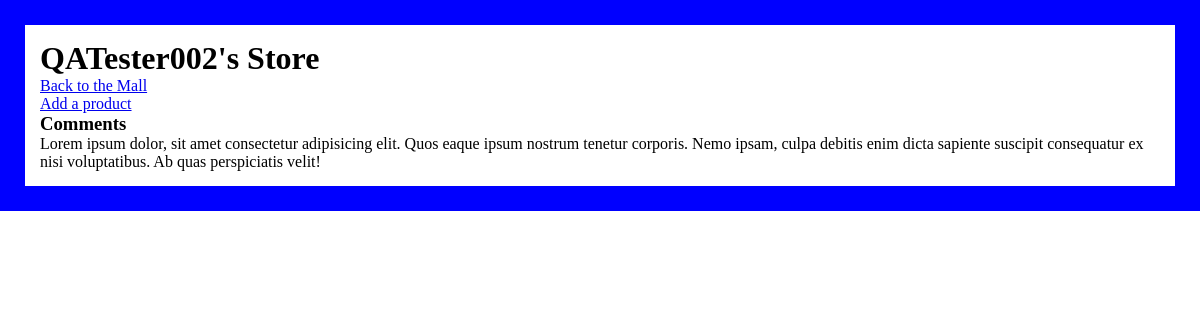
The page /CrafterMall/2/Store_Front (signed in) on the database as committed earlier.
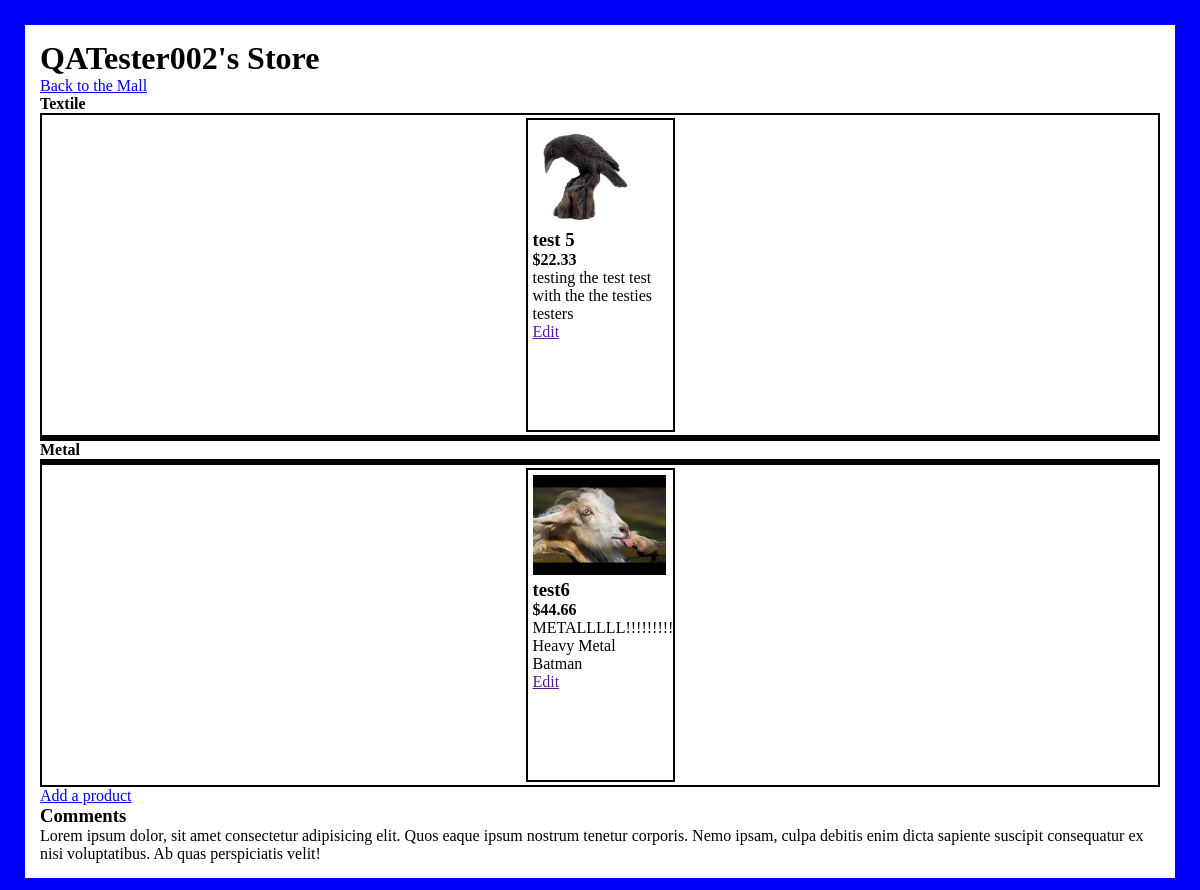
The same page on the database as committed later.
### CrafterMall/models.py (models this page shows, shortened)
class Craft(models.Model):
    item_title = models.CharField(max_length=45)
    craft_type = models.CharField(max_length=45)
    description = models.TextField()
    craft_image = models.ImageField(null=True, blank=True, upload_to='img/')
    price = models.DecimalField(max_digits=4, decimal_places=2)
    seller = models.ForeignKey(Users, related_name="crafter", on_delete = models.CASCADE)
    in_stock_num = models.IntegerField(default=0)
    on_order = models.BooleanField(default=False)
    created_at = models.DateTimeField(auto_now_add=True)
    updated_at = models.DateTimeField(auto_now=True)

### CrafterMall/views.py (the view)
# urls.py: path('CrafterMall/<int:val>/Store_Front', views.store_front, name='store_front'),
def store_front(request, val):
    clerk = Users.objects.get(id=val)
    context = {
        'shop_stall': Users.objects.get(id=val),
        'logged_user': request.session['userid'],
        'stock_db': Craft.objects.filter(seller=Users.objects.get(id=val))
    }
    if(clerk.has_store == False):
        return render(request, 'open_store.html', context)
    else:
        return render(request, 'store_front.html', context)

### CrafterMall/templates/store_front.html (shortened to what this page needs)
<!DOCTYPE html>
<html lang="en">
<head>
    {% load static %}
    <link rel="stylesheet" href="{% static 'css/styles_store_front.css' %}">
</head>
<body>
    <div class="wrapper">
        <header>
            <h1>{{shop_stall.store_name}}</h1>
            <a href="/">Back to the Mall</a>
        </header>
        <div class="product_type">
            {% for type in stock_db%}
            <h4>{{type.craft_type}}</h4>
                {% for craft in stock_db %}
                    <div class="product_display">
                        {%if type.craft_type == craft.craft_type%}
                            <div class="product">
                                <div class="craftImg">
                                    <img src="{{MEDIA_URL}}{{craft.craft_image}}" alt="Broken image">
                                </div>
                                <div class="title_price">
                                    <h3>{{craft.item_title}}</h3>
                                    <h4>${{craft.price}}</h4>
                                </div>
                                <div class="desc_block">
                                    <p>{{craft.description}}</p>
                                </div>
                                {%if logged_user == shop_stall.id %}
                                    <a href="">Edit</a>
                                {% endif %}
                            </div>
                        {%endif%}
                    </div>
                {% endfor %}
            {% endfor %}
        </div>
        {%if logged_user == shop_stall.id %}
        <a href="/CrafterMall/{{shop_stall.id}}/Add_a_Craft">Add a product</a>
        {%endif%}
        <div class="shop_comments">
            <h3>Comments</h3>
            <p>Lorem ipsum dolor, sit amet consectetur adipisicing elit. Quos eaque ipsum nostrum tenetur corporis. Nemo ipsam, culpa debitis enim dicta sapiente suscipit consequatur ex nisi voluptatibus. Ab quas perspiciatis velit!</p>
        </div>
    </div>
</body>
</html>

Rows that differ between the two databases and show on the page:
added Craft: craft_type "Textile", craft_image (picture), item_title "test 5", price "22.33", description "testing the test test with the the testies testers", shows "Edit"
added Craft: craft_type "Metal", craft_image (picture), item_title "test6", price "44.66", description "METALLLLL!!!!!!!!! Heavy Metal Batman", shows "Edit"
